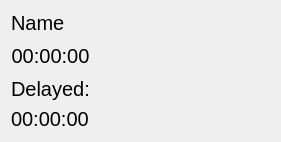
<?xml version="1.0" encoding="UTF-8"?>
<ui version="4.0">
 <class>TimerListItem</class>
 <widget class="QWidget" name="TimerListItem">
  <property name="geometry">
   <rect>
    <x>0</x>
    <y>0</y>
    <width>277</width>
    <height>135</height>
   </rect>
  </property>
  <property name="windowTitle">
   <string>Form</string>
  </property>
  <property name="styleSheet">
   <string notr="true">QPushButton
{
min-height:30px;
min-width:30px;
max-height:30px;
max-width:30px;
border: 30px;
border-radius:15px;
}

QPushButton#pauseButton
{
image:url(:/pause_icon.svg);
}

QPushButton#pauseButton:pressed
{
image: url(:/pause_clicked_icon.svg)
}

QPushButton#playButton
{
image:url(:/play_icon.svg)
}

QPushButton#playButton:pressed
{
image: url(:/play_clicked_icon.svg)
}

QPushButton#stopButton
{
image:url(:/stop_icon.svg)
}

QPushButton#stopButton:pressed
{
image: url(:/stop_clicked_icon.svg)
}

QPushButton#deleteButton
{
image: url(:/delete_icon.svg);
}

QPushButton#deleteButton:pressed
{
image: url(:/delete_clicked_icon.svg)
}

QPushButton#editButton
{
image: url(:/edit_icon.ai.svg);
}

QPushButton#editButton:pressed
{
image: url(:/edit_clicked_icon.ai.svg);
}

QLabel
{
font-size:20px;
border:2px;
}</string>
  </property>
  <layout class="QGridLayout" name="gridLayout">
   <item row="2" column="0">
    <widget class="QLabel" name="delayedLabel">
     <property name="text">
      <string>Delayed:</string>
     </property>
    </widget>
   </item>
   <item row="1" column="4">
    <widget class="QPushButton" name="deleteButton">
     <property name="text">
      <string/>
     </property>
    </widget>
   </item>
   <item row="1" column="3">
    <widget class="QPushButton" name="stopButton">
     <property name="text">
      <string/>
     </property>
    </widget>
   </item>
   <item row="3" column="0">
    <widget class="QLabel" name="delayedTime">
     <property name="text">
      <string>00:00:00</string>
     </property>
    </widget>
   </item>
   <item row="1" column="5">
    <widget class="QPushButton" name="editButton">
     <property name="text">
      <string/>
     </property>
    </widget>
   </item>
   <item row="1" column="2">
    <widget class="QPushButton" name="playButton">
     <property name="text">
      <string/>
     </property>
    </widget>
   </item>
   <item row="1" column="1">
    <widget class="QPushButton" name="pauseButton">
     <property name="text">
      <string/>
     </property>
    </widget>
   </item>
   <item row="1" column="0">
    <widget class="QLabel" name="timerTime">
     <property name="styleSheet">
      <string notr="true"/>
     </property>
     <property name="text">
      <string>00:00:00</string>
     </property>
     <property name="alignment">
      <set>Qt::AlignCenter</set>
     </property>
    </widget>
   </item>
   <item row="0" column="0">
    <widget class="QLabel" name="Name_label">
     <property name="text">
      <string>Name</string>
     </property>
    </widget>
   </item>
  </layout>
 </widget>
 <resources/>
 <connections/>
</ui>
